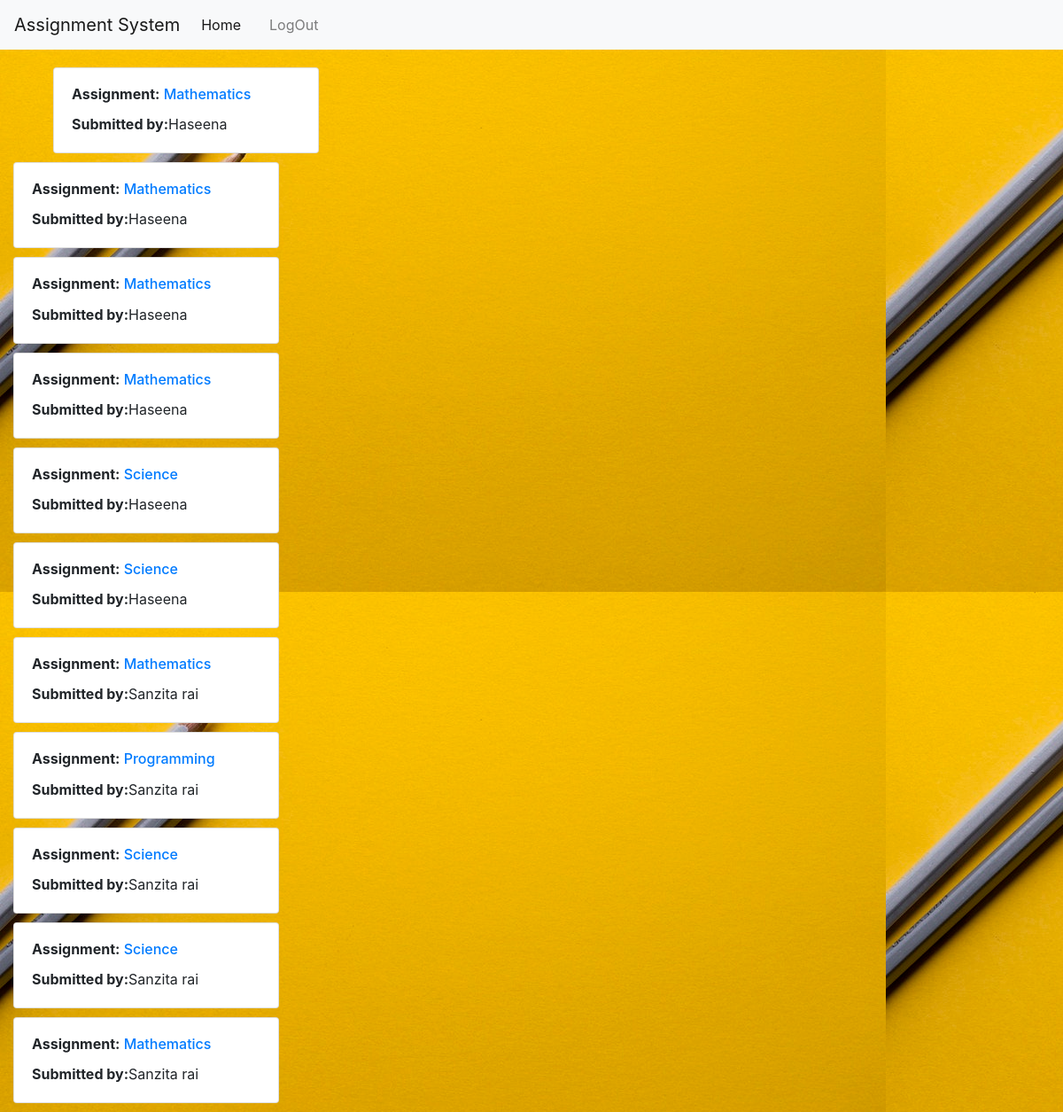
The page /submitted/ (signed in) on the database its author committed.
### student/models.py (models this page shows, shortened)
class Submission(models.Model):
    description = models.CharField(max_length=100, null=True, blank=True, default="No description")
    upload = models.FileField(upload_to='submissions/',blank=True)
    submitted_at = models.DateField(default=None)
    last_updated = models.DateField(auto_now=True)
    active = models.BooleanField(default=True)
    assignment = models.ForeignKey(
        Assignment,
        on_delete=models.CASCADE,
        related_name='submissions'
    )
    user = models.ForeignKey(
        MyUser,
        on_delete=models.CASCADE,
        related_name='submissions'
    )

class Assignment(models.Model):
    title = models.CharField(max_length=255)
    upload = models.FileField(upload_to='assignments/', null=True, default="No file uploaded",blank=True)
    due_date = models.DateField()
    created_at = models.DateField(auto_now_add=True)
    last_updated = models.DateField(auto_now=True)
    active = models.BooleanField(default=True)
    course_code = models.CharField(max_length=8)
    course_title = models.CharField(max_length=255)
    user = models.ForeignKey(
        MyUser,
        on_delete=models.CASCADE,
        related_name='assignments'
    )
    def __str__(self):
        return self.title

class MyUser(AbstractBaseUser):
    email = models.EmailField(max_length=255,unique=True)
    full_name = models.CharField(max_length=250,blank=True,null=True)
    teacher = models.BooleanField(default=True)
    student = models.BooleanField(default=False)
    college_name = models.CharField(max_length=225,blank=True,null=True)
    is_active = models.BooleanField(default=True)
    is_admin = models.BooleanField(default=False)
    objects = MyUserManager()
    USERNAME_FIELD = 'email'
    REQUIRED_FIELDS = []

### student/views.py (the view)
# urls.py: path('submitted/', student_submitted, name="student_submitted"),
def student_submitted(request):
    if request.user.is_authenticated:
        submissions = Submission.objects.filter(active=True)
        data = {"submit": submissions, }
        return render(request, "student/submission.html", data)
    else:
        messages.info(request, "You need to login to view the submitted page.")
        return redirect("student:signin")

### student/templates/student/submission.html (shortened to what this page needs)
{% extends "student/base.html" %}
{% block content %}
    {% load bootstrap4 %}
{% bootstrap_css %}
    <div class="container">
                  <div class="row" style="margin-top: 20px">
                          <div class="col-lg-8 col-md-9 col-sm-12">
                      {% for item in submit %}
                  <div class="col-md-4" style="margin-left:0px">
                  <div class="card" style="margin-bottom: 10px;width: 300px">
                                    <div class="card-body">
                <h6 class="card-title"><b>Assignment:</b>
                  <a href="{% url 'student:assignment-detail' item.pk%}">{{ item.assignment}}</a></h6>
                                  <p class="card-text"><b>Submitted by:</b>{{ item.user.full_name }}</p>
              </div>
            </div>
                  </div>
        </div>
    </div>
                </div>
                  {% endfor %}
{% endblock%}

### rows shown on the page
Submission: assignment "Mathematics", user.full_name "Haseena"
Submission: assignment "Mathematics", user.full_name "Haseena"
Submission: assignment "Mathematics", user.full_name "Haseena"
Submission: assignment "Mathematics", user.full_name "Haseena"
Submission: assignment "Science", user.full_name "Haseena"
Submission: assignment "Science", user.full_name "Haseena"
Submission: assignment "Mathematics", user.full_name "Sanzita rai"
Submission: assignment "Programming", user.full_name "Sanzita rai"
Submission: assignment "Science", user.full_name "Sanzita rai"
Submission: assignment "Science", user.full_name "Sanzita rai"
Submission: assignment "Mathematics", user.full_name "Sanzita rai"
